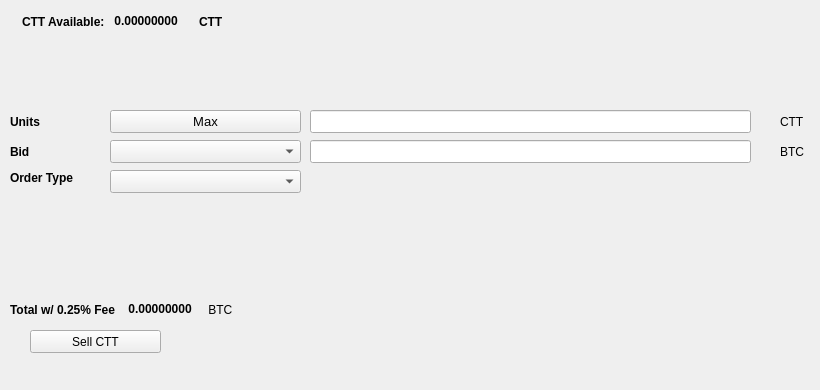
   <widget class="QWidget" name="SellTab">
    <attribute name="title">
     <string>Sell</string>
    </attribute>
    <widget class="QLabel" name="label_16">
     <property name="geometry">
      <rect>
       <x>780</x>
       <y>140</y>
       <width>31</width>
       <height>23</height>
      </rect>
     </property>
     <property name="text">
      <string>BTC</string>
     </property>
    </widget>
    <widget class="QComboBox" name="SellBidcomboBox">
     <property name="geometry">
      <rect>
       <x>110</x>
       <y>140</y>
       <width>191</width>
       <height>23</height>
      </rect>
     </property>
     <property name="font">
      <font>
       <pointsize>10</pointsize>
      </font>
     </property>
    </widget>
    <widget class="QLabel" name="label_18">
     <property name="geometry">
      <rect>
       <x>10</x>
       <y>110</y>
       <width>46</width>
       <height>23</height>
      </rect>
     </property>
     <property name="font">
      <font>
       <weight>75</weight>
       <bold>true</bold>
      </font>
     </property>
     <property name="text">
      <string>Units</string>
     </property>
    </widget>
    <widget class="QPushButton" name="Sell_Max_Amount">
     <property name="geometry">
      <rect>
       <x>110</x>
       <y>110</y>
       <width>191</width>
       <height>23</height>
      </rect>
     </property>
     <property name="font">
      <font>
       <pointsize>10</pointsize>
      </font>
     </property>
     <property name="text">
      <string>Max</string>
     </property>
    </widget>
    <widget class="QLabel" name="label_20">
     <property name="geometry">
      <rect>
       <x>10</x>
       <y>170</y>
       <width>91</width>
       <height>16</height>
      </rect>
     </property>
     <property name="font">
      <font>
       <weight>75</weight>
       <bold>true</bold>
      </font>
     </property>
     <property name="text">
      <string>Order Type</string>
     </property>
    </widget>
    <widget class="QComboBox" name="SellOrdertypeCombo">
     <property name="geometry">
      <rect>
       <x>110</x>
       <y>170</y>
       <width>191</width>
       <height>23</height>
      </rect>
     </property>
     <property name="font">
      <font>
       <pointsize>10</pointsize>
      </font>
     </property>
    </widget>
    <widget class="QLabel" name="label_21">
     <property name="geometry">
      <rect>
       <x>10</x>
       <y>140</y>
       <width>46</width>
       <height>23</height>
      </rect>
     </property>
     <property name="font">
      <font>
       <weight>75</weight>
       <bold>true</bold>
      </font>
     </property>
     <property name="text">
      <string>Bid</string>
     </property>
    </widget>
    <widget class="QLabel" name="label_22">
     <property name="geometry">
      <rect>
       <x>780</x>
       <y>110</y>
       <width>31</width>
       <height>23</height>
      </rect>
     </property>
     <property name="text">
      <string>CTT</string>
     </property>
    </widget>
    <widget class="QLineEdit" name="UnitsInputCTT">
     <property name="geometry">
      <rect>
       <x>310</x>
       <y>110</y>
       <width>441</width>
       <height>23</height>
      </rect>
     </property>
     <property name="font">
      <font>
       <pointsize>9</pointsize>
       <weight>75</weight>
       <bold>true</bold>
      </font>
     </property>
    </widget>
    <widget class="QLineEdit" name="SellBidPriceEdit">
     <property name="geometry">
      <rect>
       <x>310</x>
       <y>140</y>
       <width>441</width>
       <height>23</height>
      </rect>
     </property>
     <property name="font">
      <font>
       <pointsize>9</pointsize>
       <weight>75</weight>
       <bold>true</bold>
      </font>
     </property>
    </widget>
    <widget class="QPushButton" name="SellCTTBTN">
     <property name="geometry">
      <rect>
       <x>30</x>
       <y>330</y>
       <width>131</width>
       <height>23</height>
      </rect>
     </property>
     <property name="text">
      <string>Sell CTT</string>
     </property>
     <property name="icon">
      <iconset resource="../cryptoinvest">
       <normaloff>:/icons/bitcoin</normaloff>:/icons/bitcoin</iconset>
     </property>
    </widget>
    <widget class="QWidget" name="layoutWidget3">
     <property name="geometry">
      <rect>
       <x>22</x>
       <y>12</y>
       <width>258</width>
       <height>19</height>
      </rect>
     </property>
     <layout class="QHBoxLayout" name="horizontalLayout">
      <item>
       <widget class="QLabel" name="label232_2">
        <property name="font">
         <font>
          <weight>75</weight>
          <bold>true</bold>
         </font>
        </property>
        <property name="text">
         <string>CTT Available:</string>
        </property>
       </widget>
      </item>
      <item>
       <widget class="QLabel" name="CTTAvailableLabel">
        <property name="palette">
         <palette>
          <active>
           <colorrole role="WindowText">
            <brush brushstyle="SolidPattern">
             <color alpha="255">
              <red>0</red>
              <green>0</green>
              <blue>0</blue>
             </color>
            </brush>
           </colorrole>
           <colorrole role="Button">
            <brush brushstyle="SolidPattern">
             <color alpha="255">
              <red>0</red>
              <green>170</green>
              <blue>0</blue>
             </color>
            </brush>
           </colorrole>
           <colorrole role="Light">
            <brush brushstyle="SolidPattern">
             <color alpha="255">
              <red>0</red>
              <green>255</green>
              <blue>0</blue>
             </color>
            </brush>
           </colorrole>
           <colorrole role="Midlight">
            <brush brushstyle="SolidPattern">
             <color alpha="255">
              <red>0</red>
              <green>212</green>
              <blue>0</blue>
             </color>
            </brush>
           </colorrole>
           <colorrole role="Dark">
            <brush brushstyle="SolidPattern">
             <color alpha="255">
              <red>0</red>
              <green>85</green>
              <blue>0</blue>
             </color>
            </brush>
           </colorrole>
           <colorrole role="Mid">
            <brush brushstyle="SolidPattern">
             <color alpha="255">
              <red>0</red>
              <green>113</green>
              <blue>0</blue>
             </color>
            </brush>
           </colorrole>
           <colorrole role="Text">
            <brush brushstyle="SolidPattern">
             <color alpha="255">
              <red>0</red>
              <green>170</green>
              <blue>0</blue>
             </color>
            </brush>
           </colorrole>
           <colorrole role="BrightText">
            <brush brushstyle="SolidPattern">
             <color alpha="255">
              <red>255</red>
              <green>255</green>
              <blue>255</blue>
             </color>
            </brush>
           </colorrole>
           <colorrole role="ButtonText">
            <brush brushstyle="SolidPattern">
             <color alpha="255">
              <red>0</red>
              <green>0</green>
              <blue>0</blue>
             </color>
            </brush>
           </colorrole>
           <colorrole role="Base">
            <brush brushstyle="SolidPattern">
             <color alpha="255">
              <red>255</red>
              <green>255</green>
              <blue>255</blue>
             </color>
            </brush>
           </colorrole>
           <colorrole role="Window">
            <brush brushstyle="SolidPattern">
             <color alpha="255">
              <red>0</red>
              <green>170</green>
              <blue>0</blue>
             </color>
            </brush>
           </colorrole>
           <colorrole role="Shadow">
            <brush brushstyle="SolidPattern">
             <color alpha="255">
              <red>0</red>
              <green>0</green>
              <blue>0</blue>
             </color>
            </brush>
           </colorrole>
           <colorrole role="AlternateBase">
            <brush brushstyle="SolidPattern">
             <color alpha="255">
              <red>127</red>
              <green>212</green>
              <blue>127</blue>
             </color>
            </brush>
           </colorrole>
           <colorrole role="ToolTipBase">
            <brush brushstyle="SolidPattern">
             <color alpha="255">
              <red>255</red>
              <green>255</green>
              <blue>220</blue>
             </color>
            </brush>
           </colorrole>
           <colorrole role="ToolTipText">
            <brush brushstyle="SolidPattern">
             <color alpha="255">
              <red>0</red>
              <green>0</green>
              <blue>0</blue>
             </color>
            </brush>
           </colorrole>
          </active>
          <inactive>
           <colorrole role="WindowText">
            <brush brushstyle="SolidPattern">
             <color alpha="255">
              <red>0</red>
              <green>0</green>
              <blue>0</blue>
             </color>
            </brush>
           </colorrole>
           <colorrole role="Button">
            <brush brushstyle="SolidPattern">
             <color alpha="255">
              <red>0</red>
              <green>170</green>
              <blue>0</blue>
             </color>
            </brush>
           </colorrole>
           <colorrole role="Light">
            <brush brushstyle="SolidPattern">
             <color alpha="255">
              <red>0</red>
              <green>255</green>
              <blue>0</blue>
             </color>
            </brush>
           </colorrole>
           <colorrole role="Midlight">
            <brush brushstyle="SolidPattern">
             <color alpha="255">
              <red>0</red>
              <green>212</green>
              <blue>0</blue>
             </color>
            </brush>
           </colorrole>
           <colorrole role="Dark">
            <brush brushstyle="SolidPattern">
             <color alpha="255">
              <red>0</red>
              <green>85</green>
              <blue>0</blue>
             </color>
            </brush>
           </colorrole>
           <colorrole role="Mid">
            <brush brushstyle="SolidPattern">
             <color alpha="255">
              <red>0</red>
              <green>113</green>
              <blue>0</blue>
             </color>
            </brush>
           </colorrole>
           <colorrole role="Text">
            <brush brushstyle="SolidPattern">
             <color alpha="255">
              <red>0</red>
              <green>170</green>
              <blue>0</blue>
             </color>
            </brush>
           </colorrole>
           <colorrole role="BrightText">
            <brush brushstyle="SolidPattern">
             <color alpha="255">
              <red>255</red>
              <green>255</green>
              <blue>255</blue>
             </color>
            </brush>
           </colorrole>
           <colorrole role="ButtonText">
            <brush brushstyle="SolidPattern">
             <color alpha="255">
              <red>0</red>
              <green>0</green>
              <blue>0</blue>
             </color>
            </brush>
           </colorrole>
           <colorrole role="Base">
            <brush brushstyle="SolidPattern">
             <color alpha="255">
              <red>255</red>
              <green>255</green>
              <blue>255</blue>
             </color>
            </brush>
           </colorrole>
           <colorrole role="Window">
            <brush brushstyle="SolidPattern">
             <color alpha="255">
              <red>0</red>
              <green>170</green>
              <blue>0</blue>
             </color>
            </brush>
           </colorrole>
           <colorrole role="Shadow">
            <brush brushstyle="SolidPattern">
             <color alpha="255">
              <red>0</red>
              <green>0</green>
              <blue>0</blue>
             </color>
            </brush>
           </colorrole>
           <colorrole role="AlternateBase">
            <brush brushstyle="SolidPattern">
             <color alpha="255">
              <red>127</red>
              <green>212</green>
              <blue>127</blue>
             </color>
            </brush>
           </colorrole>
           <colorrole role="ToolTipBase">
            <brush brushstyle="SolidPattern">
             <color alpha="255">
              <red>255</red>
              <green>255</green>
              <blue>220</blue>
             </color>
            </brush>
           </colorrole>
           <colorrole role="ToolTipText">
            <brush brushstyle="SolidPattern">
             <color alpha="255">
              <red>0</red>
              <green>0</green>
              <blue>0</blue>
             </color>
            </brush>
           </colorrole>
          </inactive>
          <disabled>
           <colorrole role="WindowText">
            <brush brushstyle="SolidPattern">
             <color alpha="255">
              <red>0</red>
              <green>85</green>
              <blue>0</blue>
             </color>
            </brush>
           </colorrole>
           <colorrole role="Button">
            <brush brushstyle="SolidPattern">
             <color alpha="255">
              <red>0</red>
              <green>170</green>
              <blue>0</blue>
             </color>
            </brush>
           </colorrole>
           <colorrole role="Light">
            <brush brushstyle="SolidPattern">
             <color alpha="255">
              <red>0</red>
              <green>255</green>
              <blue>0</blue>
             </color>
            </brush>
           </colorrole>
           <colorrole role="Midlight">
            <brush brushstyle="SolidPattern">
             <color alpha="255">
              <red>0</red>
              <green>212</green>
              <blue>0</blue>
             </color>
            </brush>
           </colorrole>
           <colorrole role="Dark">
            <brush brushstyle="SolidPattern">
             <color alpha="255">
              <red>0</red>
              <green>85</green>
              <blue>0</blue>
             </color>
            </brush>
           </colorrole>
           <colorrole role="Mid">
            <brush brushstyle="SolidPattern">
             <color alpha="255">
              <red>0</red>
              <green>113</green>
              <blue>0</blue>
             </color>
            </brush>
           </colorrole>
           <colorrole role="Text">
            <brush brushstyle="SolidPattern">
             <color alpha="255">
              <red>0</red>
              <green>85</green>
              <blue>0</blue>
             </color>
            </brush>
           </colorrole>
           <colorrole role="BrightText">
            <brush brushstyle="SolidPattern">
             <color alpha="255">
              <red>255</red>
              <green>255</green>
              <blue>255</blue>
             </color>
            </brush>
           </colorrole>
           <colorrole role="ButtonText">
            <brush brushstyle="SolidPattern">
             <color alpha="255">
              <red>0</red>
              <green>85</green>
              <blue>0</blue>
             </color>
            </brush>
           </colorrole>
           <colorrole role="Base">
            <brush brushstyle="SolidPattern">
             <color alpha="255">
              <red>0</red>
              <green>170</green>
              <blue>0</blue>
             </color>
            </brush>
           </colorrole>
           <colorrole role="Window">
            <brush brushstyle="SolidPattern">
             <color alpha="255">
              <red>0</red>
              <green>170</green>
              <blue>0</blue>
             </color>
            </brush>
           </colorrole>
           <colorrole role="Shadow">
            <brush brushstyle="SolidPattern">
             <color alpha="255">
              <red>0</red>
              <green>0</green>
              <blue>0</blue>
             </color>
            </brush>
           </colorrole>
           <colorrole role="AlternateBase">
            <brush brushstyle="SolidPattern">
             <color alpha="255">
              <red>0</red>
              <green>170</green>
              <blue>0</blue>
             </color>
            </brush>
           </colorrole>
           <colorrole role="ToolTipBase">
            <brush brushstyle="SolidPattern">
             <color alpha="255">
              <red>255</red>
              <green>255</green>
              <blue>220</blue>
             </color>
            </brush>
           </colorrole>
           <colorrole role="ToolTipText">
            <brush brushstyle="SolidPattern">
             <color alpha="255">
              <red>0</red>
              <green>0</green>
              <blue>0</blue>
             </color>
            </brush>
           </colorrole>
          </disabled>
         </palette>
        </property>
        <property name="font">
         <font>
          <weight>75</weight>
          <bold>true</bold>
         </font>
        </property>
        <property name="text">
         <string> 0.00000000 </string>
        </property>
        <property name="textInteractionFlags">
         <set>Qt::LinksAccessibleByMouse|Qt::TextSelectableByKeyboard|Qt::TextSelectableByMouse</set>
        </property>
       </widget>
      </item>
      <item>
       <widget class="QLabel" name="labelCTT">
        <property name="font">
         <font>
          <weight>75</weight>
          <bold>true</bold>
         </font>
        </property>
        <property name="text">
         <string>CTT</string>
        </property>
       </widget>
      </item>
     </layout>
    </widget>
    <widget class="QWidget" name="layoutWidget">
     <property name="geometry">
      <rect>
       <x>10</x>
       <y>300</y>
       <width>268</width>
       <height>19</height>
      </rect>
     </property>
     <layout class="QHBoxLayout" name="horizontalLayout_2">
      <item>
       <widget class="QLabel" name="label_19">
        <property name="font">
         <font>
          <weight>75</weight>
          <bold>true</bold>
         </font>
        </property>
        <property name="text">
         <string>Total w/ 0.25% Fee </string>
        </property>
       </widget>
      </item>
      <item>
       <widget class="QLabel" name="SellCostLabel">
        <property name="palette">
         <palette>
          <active>
           <colorrole role="WindowText">
            <brush brushstyle="SolidPattern">
             <color alpha="255">
              <red>0</red>
              <green>0</green>
              <blue>0</blue>
             </color>
            </brush>
           </colorrole>
           <colorrole role="Button">
            <brush brushstyle="SolidPattern">
             <color alpha="255">
              <red>0</red>
              <green>170</green>
              <blue>0</blue>
             </color>
            </brush>
           </colorrole>
           <colorrole role="Light">
            <brush brushstyle="SolidPattern">
             <color alpha="255">
              <red>0</red>
              <green>255</green>
              <blue>0</blue>
             </color>
            </brush>
           </colorrole>
           <colorrole role="Midlight">
            <brush brushstyle="SolidPattern">
             <color alpha="255">
              <red>0</red>
              <green>212</green>
              <blue>0</blue>
             </color>
            </brush>
           </colorrole>
           <colorrole role="Dark">
            <brush brushstyle="SolidPattern">
             <color alpha="255">
              <red>0</red>
              <green>85</green>
              <blue>0</blue>
             </color>
            </brush>
           </colorrole>
           <colorrole role="Mid">
            <brush brushstyle="SolidPattern">
             <color alpha="255">
              <red>0</red>
              <green>113</green>
              <blue>0</blue>
             </color>
            </brush>
           </colorrole>
           <colorrole role="Text">
            <brush brushstyle="SolidPattern">
             <color alpha="255">
              <red>0</red>
              <green>170</green>
              <blue>0</blue>
             </color>
            </brush>
           </colorrole>
           <colorrole role="BrightText">
            <brush brushstyle="SolidPattern">
             <color alpha="255">
              <red>255</red>
              <green>255</green>
              <blue>255</blue>
             </color>
            </brush>
           </colorrole>
           <colorrole role="ButtonText">
            <brush brushstyle="SolidPattern">
             <color alpha="255">
              <red>0</red>
              <green>0</green>
              <blue>0</blue>
             </color>
            </brush>
           </colorrole>
           <colorrole role="Base">
            <brush brushstyle="SolidPattern">
             <color alpha="255">
              <red>255</red>
              <green>255</green>
              <blue>255</blue>
             </color>
            </brush>
           </colorrole>
           <colorrole role="Window">
            <brush brushstyle="SolidPattern">
             <color alpha="255">
              <red>0</red>
              <green>170</green>
              <blue>0</blue>
             </color>
            </brush>
           </colorrole>
           <colorrole role="Shadow">
            <brush brushstyle="SolidPattern">
             <color alpha="255">
              <red>0</red>
              <green>0</green>
              <blue>0</blue>
             </color>
            </brush>
           </colorrole>
           <colorrole role="AlternateBase">
            <brush brushstyle="SolidPattern">
             <color alpha="255">
              <red>127</red>
              <green>212</green>
              <blue>127</blue>
             </color>
            </brush>
           </colorrole>
           <colorrole role="ToolTipBase">
            <brush brushstyle="SolidPattern">
             <color alpha="255">
              <red>255</red>
              <green>255</green>
              <blue>220</blue>
             </color>
            </brush>
           </colorrole>
           <colorrole role="ToolTipText">
            <brush brushstyle="SolidPattern">
             <color alpha="255">
              <red>0</red>
              <green>0</green>
              <blue>0</blue>
             </color>
            </brush>
           </colorrole>
          </active>
          <inactive>
           <colorrole role="WindowText">
            <brush brushstyle="SolidPattern">
             <color alpha="255">
              <red>0</red>
              <green>0</green>
              <blue>0</blue>
             </color>
            </brush>
           </colorrole>
           <colorrole role="Button">
            <brush brushstyle="SolidPattern">
             <color alpha="255">
              <red>0</red>
              <green>170</green>
              <blue>0</blue>
             </color>
            </brush>
           </colorrole>
           <colorrole role="Light">
            <brush brushstyle="SolidPattern">
             <color alpha="255">
              <red>0</red>
              <green>255</green>
              <blue>0</blue>
             </color>
            </brush>
           </colorrole>
           <colorrole role="Midlight">
            <brush brushstyle="SolidPattern">
             <color alpha="255">
              <red>0</red>
              <green>212</green>
              <blue>0</blue>
             </color>
            </brush>
           </colorrole>
           <colorrole role="Dark">
            <brush brushstyle="SolidPattern">
             <color alpha="255">
              <red>0</red>
              <green>85</green>
              <blue>0</blue>
             </color>
            </brush>
           </colorrole>
           <colorrole role="Mid">
            <brush brushstyle="SolidPattern">
             <color alpha="255">
              <red>0</red>
              <green>113</green>
              <blue>0</blue>
             </color>
            </brush>
           </colorrole>
           <colorrole role="Text">
            <brush brushstyle="SolidPattern">
             <color alpha="255">
              <red>0</red>
              <green>170</green>
              <blue>0</blue>
             </color>
            </brush>
           </colorrole>
           <colorrole role="BrightText">
            <brush brushstyle="SolidPattern">
             <color alpha="255">
              <red>255</red>
              <green>255</green>
              <blue>255</blue>
             </color>
            </brush>
           </colorrole>
           <colorrole role="ButtonText">
            <brush brushstyle="SolidPattern">
             <color alpha="255">
              <red>0</red>
              <green>0</green>
              <blue>0</blue>
             </color>
            </brush>
           </colorrole>
           <colorrole role="Base">
            <brush brushstyle="SolidPattern">
             <color alpha="255">
              <red>255</red>
              <green>255</green>
              <blue>255</blue>
             </color>
            </brush>
           </colorrole>
           <colorrole role="Window">
            <brush brushstyle="SolidPattern">
             <color alpha="255">
              <red>0</red>
              <green>170</green>
              <blue>0</blue>
             </color>
            </brush>
           </colorrole>
           <colorrole role="Shadow">
            <brush brushstyle="SolidPattern">
             <color alpha="255">
              <red>0</red>
              <green>0</green>
              <blue>0</blue>
             </color>
            </brush>
           </colorrole>
           <colorrole role="AlternateBase">
            <brush brushstyle="SolidPattern">
             <color alpha="255">
              <red>127</red>
              <green>212</green>
              <blue>127</blue>
             </color>
            </brush>
           </colorrole>
           <colorrole role="ToolTipBase">
            <brush brushstyle="SolidPattern">
             <color alpha="255">
              <red>255</red>
              <green>255</green>
              <blue>220</blue>
             </color>
            </brush>
           </colorrole>
           <colorrole role="ToolTipText">
            <brush brushstyle="SolidPattern">
             <color alpha="255">
              <red>0</red>
              <green>0</green>
              <blue>0</blue>
             </color>
            </brush>
           </colorrole>
          </inactive>
          <disabled>
           <colorrole role="WindowText">
            <brush brushstyle="SolidPattern">
             <color alpha="255">
              <red>0</red>
              <green>85</green>
              <blue>0</blue>
             </color>
            </brush>
           </colorrole>
           <colorrole role="Button">
            <brush brushstyle="SolidPattern">
             <color alpha="255">
              <red>0</red>
              <green>170</green>
              <blue>0</blue>
             </color>
            </brush>
           </colorrole>
           <colorrole role="Light">
            <brush brushstyle="SolidPattern">
             <color alpha="255">
              <red>0</red>
              <green>255</green>
              <blue>0</blue>
             </color>
            </brush>
           </colorrole>
           <colorrole role="Midlight">
            <brush brushstyle="SolidPattern">
             <color alpha="255">
              <red>0</red>
              <green>212</green>
              <blue>0</blue>
             </color>
            </brush>
           </colorrole>
           <colorrole role="Dark">
            <brush brushstyle="SolidPattern">
             <color alpha="255">
              <red>0</red>
              <green>85</green>
              <blue>0</blue>
             </color>
            </brush>
           </colorrole>
           <colorrole role="Mid">
            <brush brushstyle="SolidPattern">
             <color alpha="255">
              <red>0</red>
              <green>113</green>
              <blue>0</blue>
             </color>
            </brush>
           </colorrole>
           <colorrole role="Text">
            <brush brushstyle="SolidPattern">
             <color alpha="255">
              <red>0</red>
              <green>85</green>
              <blue>0</blue>
             </color>
            </brush>
           </colorrole>
           <colorrole role="BrightText">
            <brush brushstyle="SolidPattern">
             <color alpha="255">
              <red>255</red>
              <green>255</green>
              <blue>255</blue>
             </color>
            </brush>
           </colorrole>
           <colorrole role="ButtonText">
            <brush brushstyle="SolidPattern">
             <color alpha="255">
              <red>0</red>
              <green>85</green>
              <blue>0</blue>
             </color>
            </brush>
           </colorrole>
           <colorrole role="Base">
            <brush brushstyle="SolidPattern">
             <color alpha="255">
              <red>0</red>
              <green>170</green>
              <blue>0</blue>
             </color>
            </brush>
           </colorrole>
           <colorrole role="Window">
            <brush brushstyle="SolidPattern">
             <color alpha="255">
              <red>0</red>
              <green>170</green>
              <blue>0</blue>
             </color>
            </brush>
           </colorrole>
           <colorrole role="Shadow">
            <brush brushstyle="SolidPattern">
             <color alpha="255">
              <red>0</red>
              <green>0</green>
              <blue>0</blue>
             </color>
            </brush>
           </colorrole>
           <colorrole role="AlternateBase">
            <brush brushstyle="SolidPattern">
             <color alpha="255">
              <red>0</red>
              <green>170</green>
              <blue>0</blue>
             </color>
            </brush>
           </colorrole>
           <colorrole role="ToolTipBase">
            <brush brushstyle="SolidPattern">
             <color alpha="255">
              <red>255</red>
              <green>255</green>
              <blue>220</blue>
             </color>
            </brush>
           </colorrole>
           <colorrole role="ToolTipText">
            <brush brushstyle="SolidPattern">
             <color alpha="255">
              <red>0</red>
              <green>0</green>
              <blue>0</blue>
             </color>
            </brush>
           </colorrole>
          </disabled>
         </palette>
        </property>
        <property name="font">
         <font>
          <weight>75</weight>
          <bold>true</bold>
         </font>
        </property>
        <property name="autoFillBackground">
         <bool>false</bool>
        </property>
        <property name="text">
         <string> 0.00000000</string>
        </property>
        <property name="textInteractionFlags">
         <set>Qt::LinksAccessibleByMouse|Qt::TextSelectableByMouse</set>
        </property>
       </widget>
      </item>
      <item>
       <widget class="QLabel" name="label_17">
        <property name="font">
         <font>
          <weight>50</weight>
          <bold>false</bold>
         </font>
        </property>
        <property name="text">
         <string> BTC</string>
        </property>
       </widget>
      </item>
     </layout>
    </widget>
    <widget class="QLabel" name="label_23">
     <property name="geometry">
      <rect>
       <x>460</x>
       <y>300</y>
       <width>281</width>
       <height>81</height>
      </rect>
     </property>
     <property name="text">
      <string/>
     </property>
     <property name="pixmap">
      <pixmap>:/images/bittrex</pixmap>
     </property>
    </widget>
   </widget>
